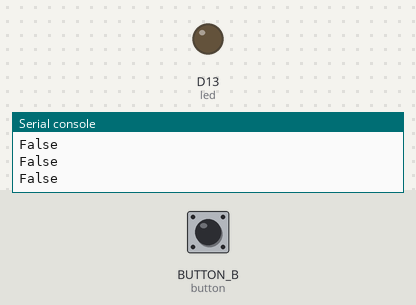
This program was run on a simulated CircuitPython board. Parts: output pins drawn as LEDs (lit = HIGH), the last lines printed to the serial console. The test bench sets the inputs (shaded band); at power-on: BUTTON_B (button) LOW.

Above: at 1.2 s.
1.3 s: BUTTON_B (button) pulled HIGH for 0.15 s
At 1.4 s:
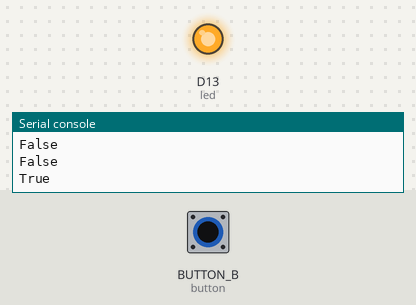
3.0 s: BUTTON_B (button) pulled HIGH for 3.2 s
At 7.0 s:
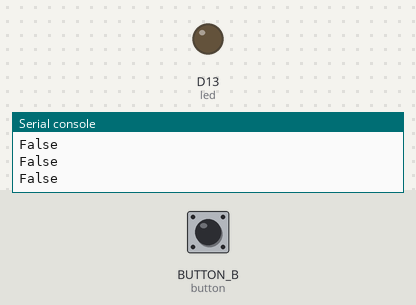
Timing chart, 0 to 8.5 s (numbered marks = the images above; inputs shaded):
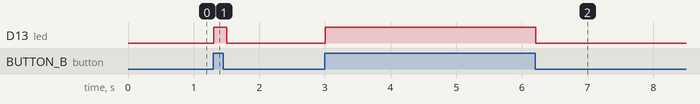

Measured:
- after the input at 1.3 s, D13 (led): LOW → HIGH at once, → LOW 0.20 s later
- after the input at 3.0 s, D13 (led): LOW → HIGH at once, → LOW 3.2 s later

The program:

Week02_Buttons.py
```python
# import modules
import board
import time
from digitalio import DigitalInOut, Direction, Pull

# declare objects and variables
led = DigitalInOut(board.D13)
led.direction = Direction.OUTPUT

button = DigitalInOut(board.BUTTON_B)
button.direction = Direction.INPUT
button.pull = Pull.DOWN

# variables to control sleep time for blinking


# loop forever
while True:
    # print button.value to the serial monitor
    print(button.value)

    # write the button value to the led
    led.value = button.value

    # pause a bit
    time.sleep(0.1)
```
